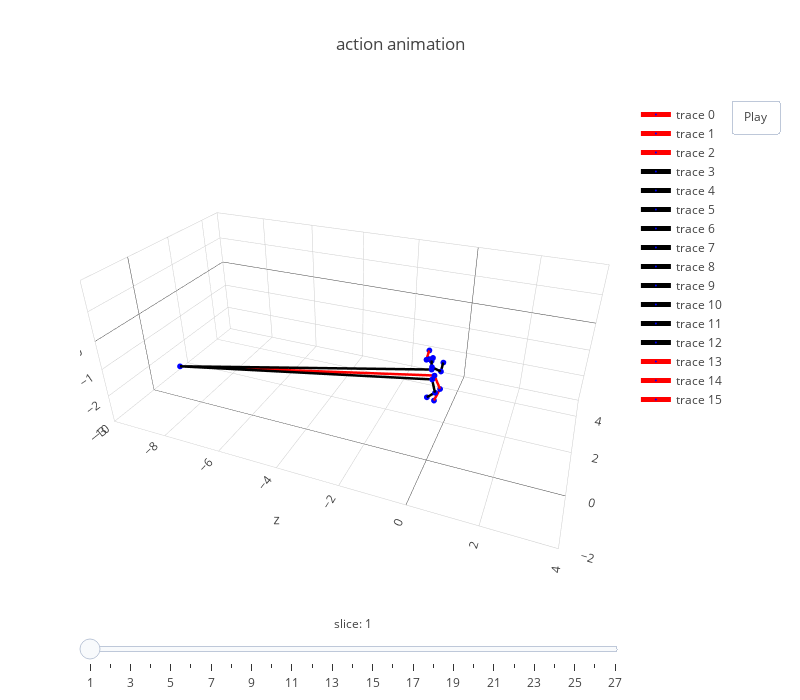

Write notebook code for a chart like this one.
### Code cell
frames, layout = generate_frames_layout(pos_camera[::10], 
                                        dataset.skeleton(), 
                                        human36m_kpts_name, 
                                        x_range = [-2, 5], 
                                        y_range = [-3, 2], 
                                        z_range = [-10, 4])
fig = dict(data=get_line_3d_segs(pos_camera, 0, dataset.skeleton(), human36m_kpts_name), layout=layout, frames=frames)
plotly.offline.iplot(fig)

### Figure 1 — Plotly figure (JSON) as saved in the notebook; plotly's stock layout.template omitted (floating-point values rounded to 4 significant figures)
{"data": [{"line": {"color": "red", "width": 5}, "marker": {"color": "blue", "size": 2}, "text": ["RHip"], "type": "scatter3d", "uid": "5310452c-4024-455d-902c-bfa85c229745", "x": [0.09839, -0.114], "y": [-0.05253, -1.625], "z": [0.01778, -8.569]}, {"line": {"color": "red", "width": 5}, "marker": {"color": "blue", "size": 2}, "text": ["RKnee"], "type": "scatter3d", "uid": "88710ea1-a2d4-4fb3-8443-8bc56f520a5c", "x": [0.004576, 0.09839], "y": [-0.3882, -0.05253], "z": [0.226, 0.01778]}, {"line": {"color": "red", "width": 5}, "marker": {"color": "blue", "size": 2}, "text": ["RAnkle"], "type": "scatter3d", "uid": "de13084e-2d3a-45ed-a71a-3bfcf08a20aa", "x": [-0.03885, 0.004576], "y": [-0.7845, -0.3882], "z": [0.09085, 0.226]}, {"line": {"color": "black", "width": 5}, "marker": {"color": "blue", "size": 2}, "text": ["LHip"], "type": "scatter3d", "uid": "657a7841-0e90-4b72-a418-57534bdc526b", "x": [-0.08175, -0.114], "y": [-0.07786, -1.625], "z": [0.003325, -8.569]}, {"line": {"color": "black", "width": 5}, "marker": {"color": "blue", "size": 2}, "text": ["LKnee"], "type": "scatter3d", "uid": "31fe20e8-ee31-4811-9cd4-a2230cbf5182", "x": [-0.1158, -0.08175], "y": [-0.465, -0.07786], "z": [0.1206, 0.003325]}, {"line": {"color": "black", "width": 5}, "marker": {"color": "blue", "size": 2}, "text": ["LAnkle"], "type": "scatter3d", "uid": "f42eff21-8160-4527-a3ce-da04302a44fe", "x": [0.02192, -0.1158], "y": [-0.7702, -0.465], "z": [-0.1346, 0.1206]}, {"line": {"color": "black", "width": 5}, "marker": {"color": "blue", "size": 2}, "text": ["Spine1"], "type": "scatter3d", "uid": "dd8d51ee-12b6-4e58-8d90-883a5acefb75", "x": [-0.04083, -0.114], "y": [0.2076, -1.625], "z": [-0.04403, -8.569]}, {"line": {"color": "black", "width": 5}, "marker": {"color": "blue", "size": 2}, "text": ["Neck"], "type": "scatter3d", "uid": "70cadb20-f784-4684-9bb6-e6c3896f68db", "x": [-0.06492, -0.04083], "y": [0.4896, 0.2076], "z": [-0.05668, -0.04403]}, {"line": {"color": "black", "width": 5}, "marker": {"color": "blue", "size": 2}, "text": ["Head"], "type": "scatter3d", "uid": "2b08326c-d7fa-4cc5-b81b-ff8407430d5e", "x": [-0.06039, -0.06492], "y": [0.5933, 0.4896], "z": [-0.02713, -0.05668]}, {"line": {"color": "black", "width": 5}, "marker": {"color": "blue", "size": 2}, "text": ["Site"], "type": "scatter3d", "uid": "26f61223-e0f6-4326-9d40-a2164ef0e271", "x": [-0.06039, -0.06039], "y": [0.5933, 0.5933], "z": [-0.02713, -0.02713]}, {"line": {"color": "black", "width": 5}, "marker": {"color": "blue", "size": 2}, "text": ["LShoulder"], "type": "scatter3d", "uid": "4c7a8d06-04b2-4728-9525-a1c3ed012ed6", "x": [-0.241, -0.06492], "y": [0.4116, 0.4896], "z": [0.007862, -0.05668]}, {"line": {"color": "black", "width": 5}, "marker": {"color": "blue", "size": 2}, "text": ["LElbow"], "type": "scatter3d", "uid": "362540d2-015b-41a8-97a5-62a19f08e27e", "x": [-0.1768, -0.241], "y": [0.2938, 0.4116], "z": [0.2468, 0.007862]}, {"line": {"color": "black", "width": 5}, "marker": {"color": "blue", "size": 2}, "text": ["LWrist"], "type": "scatter3d", "uid": "466032b1-2e6b-47aa-82de-9994a334d8fc", "x": [0.05573, -0.1768], "y": [0.4427, 0.2938], "z": [0.2409, 0.2468]}, {"line": {"color": "red", "width": 5}, "marker": {"color": "blue", "size": 2}, "text": ["RShoulder"], "type": "scatter3d", "uid": "2bc573ad-d221-4ca5-8fdc-aad193313221", "x": [0.091, -0.06492], "y": [0.4405, 0.4896], "z": [-0.164, -0.05668]}, {"line": {"color": "red", "width": 5}, "marker": {"color": "blue", "size": 2}, "text": ["RElbow"], "type": "scatter3d", "uid": "5a11102a-6f54-40f6-b8df-dbe4d151e4b6", "x": [0.2823, 0.091], "y": [0.2872, 0.4405], "z": [-0.2865, -0.164]}, {"line": {"color": "red", "width": 5}, "marker": {"color": "blue", "size": 2}, "text": ["RWrist"], "type": "scatter3d", "uid": "2c57a94a-3558-4ce8-8aae-18ccd17143a5", "x": [0.4748, 0.2823], "y": [0.4846, 0.2872], "z": [-0.2711, -0.2865]}, {"line": {"color": "#1f77b4", "width": 1}, "marker": {"color": "#1f77b4", "size": 1}, "type": "scatter3d", "uid": "3ee28bc2-a549-41ed-8bd9-f196a427a036", "x": [], "y": [], "z": []}], "layout": {"autosize": false, "height": 700, "scene": {"aspectratio": {"x": 0.8077, "y": 0.5769, "z": 1.615}, "camera": {"eye": {"x": -1.743, "y": 1.071, "z": 0.71}, "up": {"x": 0, "y": 1, "z": 0}}, "xaxis": {"range": [-2, 5]}, "yaxis": {"range": [-3, 2]}, "zaxis": {"range": [-10, 4]}}, "sliders": [{"currentvalue": {"font": {"size": 12}, "prefix": "slice: ", "visible": true, "xanchor": "center"}, "len": 1, "steps": [{"args": [["frame1"], {"frame": {"duration": 70, "redraw": true}, "mode": "immediate", "transition": {"duration": 0}}], "label": "1", "method": "animate"}, {"args": [["frame2"], {"frame": {"duration": 70, "redraw": true}, "mode": "immediate", "transition": {"duration": 0}}], "label": "2", "method": "animate"}, {"args": [["frame3"], {"frame": {"duration": 70, "redraw": true}, "mode": "immediate", "transition": {"duration": 0}}], "label": "3", "method": "animate"}, {"args": [["frame4"], {"frame": {"duration": 70, "redraw": true}, "mode": "immediate", "transition": {"duration": 0}}], "label": "4", "method": "animate"}, {"args": [["frame5"], {"frame": {"duration": 70, "redraw": true}, "mode": "immediate", "transition": {"duration": 0}}], "label": "5", "method": "animate"}, {"args": [["frame6"], {"frame": {"duration": 70, "redraw": true}, "mode": "immediate", "transition": {"duration": 0}}], "label": "6", "method": "animate"}, {"args": [["frame7"], {"frame": {"duration": 70, "redraw": true}, "mode": "immediate", "transition": {"duration": 0}}], "label": "7", "method": "animate"}, {"args": [["frame8"], {"frame": {"duration": 70, "redraw": true}, "mode": "immediate", "transition": {"duration": 0}}], "label": "8", "method": "animate"}, {"args": [["frame9"], {"frame": {"duration": 70, "redraw": true}, "mode": "immediate", "transition": {"duration": 0}}], "label": "9", "method": "animate"}, {"args": [["frame10"], {"frame": {"duration": 70, "redraw": true}, "mode": "immediate", "transition": {"duration": 0}}], "label": "10", "method": "animate"}, {"args": [["frame11"], {"frame": {"duration": 70, "redraw": true}, "mode": "immediate", "transition": {"duration": 0}}], "label": "11", "method": "animate"}, {"args": [["frame12"], {"frame": {"duration": 70, "redraw": true}, "mode": "immediate", "transition": {"duration": 0}}], "label": "12", "method": "animate"}, {"args": [["frame13"], {"frame": {"duration": 70, "redraw": true}, "mode": "immediate", "transition": {"duration": 0}}], "label": "13", "method": "animate"}, {"args": [["frame14"], {"frame": {"duration": 70, "redraw": true}, "mode": "immediate", "transition": {"duration": 0}}], "label": "14", "method": "animate"}, {"args": [["frame15"], {"frame": {"duration": 70, "redraw": true}, "mode": "immediate", "transition": {"duration": 0}}], "label": "15", "method": "animate"}, {"args": [["frame16"], {"frame": {"duration": 70, "redraw": true}, "mode": "immediate", "transition": {"duration": 0}}], "label": "16", "method": "animate"}, {"args": [["frame17"], {"frame": {"duration": 70, "redraw": true}, "mode": "immediate", "transition": {"duration": 0}}], "label": "17", "method": "animate"}, {"args": [["frame18"], {"frame": {"duration": 70, "redraw": true}, "mode": "immediate", "transition": {"duration": 0}}], "label": "18", "method": "animate"}, {"args": [["frame19"], {"frame": {"duration": 70, "redraw": true}, "mode": "immediate", "transition": {"duration": 0}}], "label": "19", "method": "animate"}, {"args": [["frame20"], {"frame": {"duration": 70, "redraw": true}, "mode": "immediate", "transition": {"duration": 0}}], "label": "20", "method": "animate"}, {"args": [["frame21"], {"frame": {"duration": 70, "redraw": true}, "mode": "immediate", "transition": {"duration": 0}}], "label": "21", "method": "animate"}, {"args": [["frame22"], {"frame": {"duration": 70, "redraw": true}, "mode": "immediate", "transition": {"duration": 0}}], "label": "22", "method": "animate"}, {"args": [["frame23"], {"frame": {"duration": 70, "redraw": true}, "mode": "immediate", "transition": {"duration": 0}}], "label": "23", "method": "animate"}, {"args": [["frame24"], {"frame": {"duration": 70, "redraw": true}, "mode": "immediate", "transition": {"duration": 0}}], "label": "24", "method": "animate"}, {"args": [["frame25"], {"frame": {"duration": 70, "redraw": true}, "mode": "immediate", "transition": {"duration": 0}}], "label": "25", "method": "animate"}, {"args": [["frame26"], {"frame": {"duration": 70, "redraw": true}, "mode": "immediate", "transition": {"duration": 0}}], "label": "26", "method": "animate"}, {"args": [["frame27"], {"frame": {"duration": 70, "redraw": true}, "mode": "immediate", "transition": {"duration": 0}}], "label": "27", "method": "animate"}], "transition": {"duration": 0}, "x": 0, "y": 0}], "title": {"text": "action animation"}, "updatemenus": [{"buttons": [{"args": [null], "label": "Play", "method": "animate"}], "pad": {"r": 10, "t": 0}, "showactive": false, "type": "buttons", "x": 1.3, "xanchor": "right", "y": 1, "yanchor": "top"}], "width": 800}}
